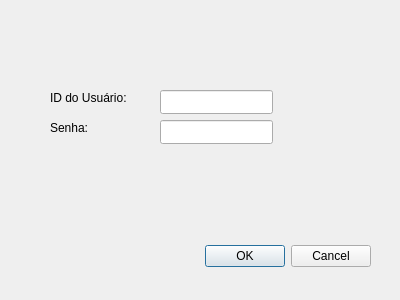
<?xml version="1.0" encoding="UTF-8"?>
<ui version="4.0">
 <class>LoginDialog</class>
 <widget class="QDialog" name="LoginDialog">
  <property name="geometry">
   <rect>
    <x>0</x>
    <y>0</y>
    <width>400</width>
    <height>300</height>
   </rect>
  </property>
  <property name="windowTitle">
   <string>Dialog</string>
  </property>
  <widget class="QDialogButtonBox" name="buttonBox">
   <property name="geometry">
    <rect>
     <x>30</x>
     <y>240</y>
     <width>341</width>
     <height>32</height>
    </rect>
   </property>
   <property name="orientation">
    <enum>Qt::Orientation::Horizontal</enum>
   </property>
   <property name="standardButtons">
    <set>QDialogButtonBox::StandardButton::Cancel|QDialogButtonBox::StandardButton::Ok</set>
   </property>
  </widget>
  <widget class="QLabel" name="label">
   <property name="geometry">
    <rect>
     <x>50</x>
     <y>90</y>
     <width>81</width>
     <height>16</height>
    </rect>
   </property>
   <property name="text">
    <string>ID do Usuário:</string>
   </property>
  </widget>
  <widget class="QLabel" name="label_2">
   <property name="geometry">
    <rect>
     <x>50</x>
     <y>120</y>
     <width>49</width>
     <height>16</height>
    </rect>
   </property>
   <property name="text">
    <string>Senha:</string>
   </property>
  </widget>
  <widget class="QLineEdit" name="lineEditId">
   <property name="geometry">
    <rect>
     <x>160</x>
     <y>90</y>
     <width>113</width>
     <height>24</height>
    </rect>
   </property>
  </widget>
  <widget class="QLineEdit" name="lineEditPassword">
   <property name="geometry">
    <rect>
     <x>160</x>
     <y>120</y>
     <width>113</width>
     <height>24</height>
    </rect>
   </property>
   <property name="echoMode">
    <enum>QLineEdit::EchoMode::Password</enum>
   </property>
  </widget>
  <widget class="QLabel" name="errorLabel">
   <property name="geometry">
    <rect>
     <x>50</x>
     <y>170</y>
     <width>261</width>
     <height>16</height>
    </rect>
   </property>
   <property name="text">
    <string/>
   </property>
  </widget>
 </widget>
 <resources/>
 <connections>
  <connection>
   <sender>buttonBox</sender>
   <signal>accepted()</signal>
   <receiver>LoginDialog</receiver>
   <slot>accept()</slot>
   <hints>
    <hint type="sourcelabel">
     <x>248</x>
     <y>254</y>
    </hint>
    <hint type="destinationlabel">
     <x>157</x>
     <y>274</y>
    </hint>
   </hints>
  </connection>
  <connection>
   <sender>buttonBox</sender>
   <signal>rejected()</signal>
   <receiver>LoginDialog</receiver>
   <slot>reject()</slot>
   <hints>
    <hint type="sourcelabel">
     <x>316</x>
     <y>260</y>
    </hint>
    <hint type="destinationlabel">
     <x>286</x>
     <y>274</y>
    </hint>
   </hints>
  </connection>
 </connections>
</ui>
